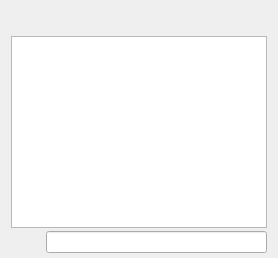
					<widget class="QWidget" name="tab_console">
						<attribute name="title">
							<string>&amp;Console</string>
						</attribute>
						<layout class="QVBoxLayout" name="verticalLayout_3">
							<property name="spacing">
								<number>3</number>
							</property>
							<property name="bottomMargin">
								<number>5</number>
							</property>
							<item>
								<layout class="QHBoxLayout" name="horizontalLayout">
									<property name="spacing">
										<number>4</number>
									</property>
									<item>
										<widget class="QPushButton" name="fontSmallerButton">
											<property name="maximumSize">
												<size>
													<width>48</width>
													<height>32</height>
												</size>
											</property>
											<property name="text">
												<string/>
											</property>
											<property name="toolTip">
												<string>Decrease font size</string>
											</property>
											<property name="icon">
												<iconset resource="../sov.qrc">
													<normaloff>:/icons/fontsmaller</normaloff>:/icons/fontsmaller
												</iconset>
											</property>
											<property name="iconSize">
												<size>
													<width>48</width>
													<height>32</height>
												</size>
											</property>
											<property name="autoDefault">
												<bool>false</bool>
											</property>
											<property name="flat">
												<bool>true</bool>
											</property>
										</widget>
									</item>
									<item>
										<widget class="QPushButton" name="fontBiggerButton">
											<property name="maximumSize">
												<size>
													<width>48</width>
													<height>32</height>
												</size>
											</property>
											<property name="toolTip">
												<string>Increase font size</string>
											</property>
											<property name="text">
												<string/>
											</property>
											<property name="icon">
												<iconset resource="../sov.qrc">
													<normaloff>:/icons/fontbigger</normaloff>:/icons/fontbigger
												</iconset>
											</property>
											<property name="iconSize">
												<size>
													<width>48</width>
													<height>32</height>
												</size>
											</property>
											<property name="autoDefault">
												<bool>false</bool>
											</property>
											<property name="flat">
												<bool>true</bool>
											</property>
										</widget>
									</item>
									<item>
										<spacer name="horizontalSpacer">
											<property name="orientation">
												<enum>Qt::Horizontal</enum>
											</property>
											<property name="sizeHint" stdset="0">
												<size>
													<width>40</width>
													<height>20</height>
												</size>
											</property>
										</spacer>
									</item>
									<item>
										<widget class="QPushButton" name="clearButton">
											<property name="maximumSize">
												<size>
													<width>32</width>
													<height>32</height>
												</size>
											</property>
											<property name="toolTip">
												<string>Clear console</string>
											</property>
											<property name="layoutDirection">
												<enum>Qt::LeftToRight</enum>
											</property>
											<property name="text">
												<string/>
											</property>
											<property name="icon">
												<iconset resource="../sov.qrc">
													<normaloff>:/icons/remove</normaloff>:/icons/remove
												</iconset>
											</property>
											<property name="shortcut">
												<string notr="true">Ctrl+L</string>
											</property>
											<property name="autoDefault">
												<bool>false</bool>
											</property>
											<property name="flat">
												<bool>true</bool>
											</property>
                                            <property name="iconSize">
												<size>
													<width>32</width>
													<height>32</height>
												</size>
											</property>
										</widget>
									</item>
								</layout>
							</item>
							<item>
								<widget class="QTextEdit" name="messagesWidget">
									<property name="minimumSize">
										<size>
											<width>0</width>
											<height>100</height>
										</size>
									</property>
									<property name="readOnly">
										<bool>true</bool>
									</property>
									<property name="tabKeyNavigation" stdset="0">
										<bool>false</bool>
									</property>
									<property name="columnCount" stdset="0">
										<number>2</number>
									</property>
								</widget>
							</item>
							<item>
								<layout class="QHBoxLayout" name="horizontalLayoutPrompt">
									<property name="spacing">
										<number>3</number>
									</property>
									<item>
										<widget class="QPushButton" name="promptIcon">
											<property name="maximumSize">
												<size>
													<width>32</width>
													<height>32</height>
												</size>
											</property>
											<property name="text">
												<string/>
											</property>
											<property name="autoDefault">
												<bool>false</bool>
											</property>
											<property name="flat">
												<bool>true</bool>
											</property>
										</widget>
									</item>
									<item>
										<widget class="QLineEdit" name="lineEdit">
											<property name="placeholderText">
												<string/>
											</property>
										</widget>
									</item>
								</layout>
							</item>
						</layout>
					</widget>
